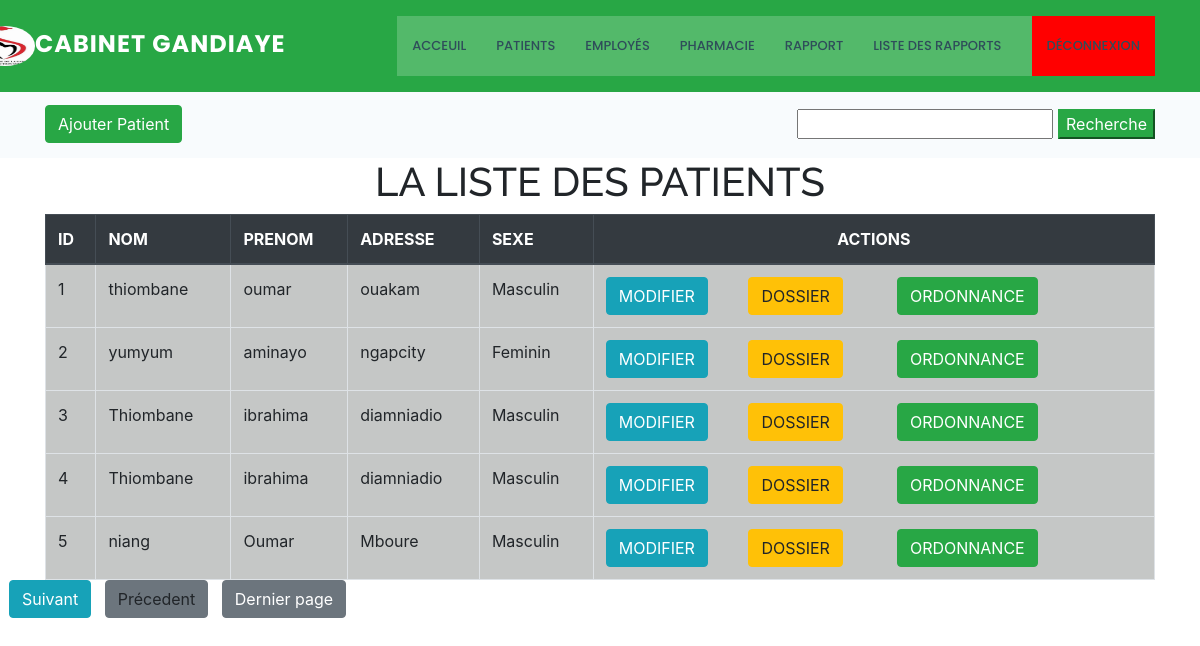
Page /inner-page.php (signed in) on the committed database.
### tables this page shows
CREATE TABLE IF NOT EXISTS `patient` (
  `matriculep` int NOT NULL AUTO_INCREMENT,
  `prenom` varchar(100) NOT NULL,
  `nom` varchar(100) NOT NULL,
  `adresse` varchar(200) NOT NULL,
  `numtel` varchar(15) NOT NULL,
  `age` varchar(15) NOT NULL,
  `sexep` varchar(50) NOT NULL,
  PRIMARY KEY (`matriculep`)
);

### inner-page.php (the view, shortened to what this page needs)
<!DOCTYPE html>
<html lang="en">
<?php include 'nav.php'; ?>
    <section class="breadcrumbs">
      <div class="container">
        <div class="d-flex justify-content-between align-items-center">
          <ol>
            <li><a class='btn btn-success float-start' href="colorlib-regform-19/ajouterpatient.php">Ajouter Patient</a>
            </li>
          </ol>
         <?php echo "<form class='form-signin' action='veryrec.php' method='POST'>
<input type='text' name='requete' class='form-header'>
<input type='submit' value='Recherche' class='btn-success'>
</form>";
 ?>
        </div>
      </div>
    </section>
    <!DOCTYPE html>
<html>
<head>
  <link rel="stylesheet" type="text/css" href="https://stackpath.bootstrapcdn.com/bootstrap/4.3.1/css/bootstrap.min.css">
  <link rel="stylesheet" type="text/css" href="https://code.jquery.com/jquery-3.3.1.slim.min.js">
  <link rel="stylesheet" type="text/css" href="https://cdnjs.cloudflare.com/ajax/libs/popper.js/1.14.7/umd/popper.min.js">
  <link rel="stylesheet" type="text/css" href="https://cdnjs.cloudflare.com/ajax/libs/popper.js/1.14.7/umd/popper.min.js">
</head>
<body>
  <div class="container">
      <h1>LA LISTE DES PATIENTS</h1>
      <table class="table table-bordered" style="width: 100%; margin:0 auto;">
        <thead class="thead-dark">
          <tr  style="width: 100px;">
            <th >ID</th>
            <th >NOM</th>
            <th >PRENOM</th>
            <th >ADRESSE</th>
            <th >SEXE</th>
            <th style="text-align: center;">ACTIONS</th>
          </tr>
        </thead>
         <tbody style="background-color: rgb(197,199,198); width: 100px;" >
  <?php
  include('connexion-db.php');
$req = 'SELECT  * FROM patient';
  $result = $conn->query($req);
  if ($result->num_rows > 0) {
    if (isset($_GET['page_no']) && $_GET['page_no']!="") {
    $page_no = $_GET['page_no'];
    } else {
        $page_no = 1;
        }
$total_records_per_page = 5;
$offset = ($page_no-1) * $total_records_per_page;
$previous_page = $page_no - 1;
$next_page = $page_no + 1;
$result_count = mysqli_query($conn,"SELECT COUNT(*) As total_records FROM patient");
    $total_records = mysqli_fetch_array($result_count);
    $total_records = $total_records['total_records'];
    $total_no_of_pages = ceil($total_records / $total_records_per_page);
    $result = mysqli_query($conn,"SELECT * FROM patient LIMIT $offset, $total_records_per_page");
        while($row = $result->fetch_assoc()) {
           echo "<tr><td>".$row["matriculep"]."</td><td>".$row["nom"]."</td><td>".$row["prenom"]."</td><td>".$row["adresse"]."</td><td>".$row["sexep"]."</td><td><a class='btn btn-info float-center'; href='colorlib-regform-19/modifierpat.php?matriculep=".$row["matriculep"]."''>MODIFIER</a>&nbsp&nbsp&nbsp&nbsp&nbsp&nbsp&nbsp&nbsp&nbsp<a class='btn btn-warning float-center' href='colorlib-regform-19/dossierpat.php?matriculep=".$row["matriculep"]."''>DOSSIER</a>&nbsp; &nbsp;&nbsp&nbsp&nbsp&nbsp&nbsp&nbsp&nbsp&nbsp&nbsp<a class='btn btn-success float-center' href='colorlib-regform-19/ordonnance.php?matriculep=".$row["matriculep"]."''>ORDONNANCE</a></td></tr></tr>";
    }
    echo "</table>";
  } else {
    echo '<p class="align-middle">La liste des patients est vide</p>';
  }
  echo '</div></div></div>';
  ?>
  <tr>
<td <?php if($page_no >= $total_no_of_pages){
echo "class='disabled'";
} ?>>
<a class='btn btn-info float-end' <?php if($page_no < $total_no_of_pages) {
echo "href='?page_no=$next_page'";
} ?>>Suivant</a>
</td>&nbsp;
<td <?php if($page_no <= 1){ echo "class='disabled'"; } ?>>
<a class='btn btn-secondary float-start' <?php if($page_no > 1){
echo "href='?page_no=$previous_page'";
} ?>>Précedent</a>
</td>&nbsp;
<?php if($page_no < $total_no_of_pages){
echo "<td><a class='btn btn-secondary float-start' href='?page_no=$total_no_of_pages'>Dernier page </a></td>";
}
?>
</tr>
</body>
</html>

### assets/css/style.css (style rules this page uses)
body { font-family: "Open Sans", sans-serif; color: #444444; }
a { color: #67b0d1; }
h1, h2, h3, h4, h5, h6 { font-family: "Raleway", sans-serif; }
section { padding: 60px 0; }
.breadcrumbs { padding: 15px 0; background-color: #f8fbfd; min-height: 40px; }
.breadcrumbs ol { display: flex; flex-wrap: wrap; list-style: none; padding: 0; margin: 0; font-size: 14px; }

### inner-page.php (style rules this page uses)
h1 { text-align: center; }

### rows in the picture
patient: matriculep "1", nom "thiombane", prenom "oumar", adresse "ouakam", sexep "Masculin"
patient: matriculep "2", nom "yumyum", prenom "aminayo", adresse "ngapcity", sexep "Feminin"
patient: matriculep "3", nom "Thiombane", prenom "ibrahima", adresse "diamniadio", sexep "Masculin"
patient: matriculep "4", nom "Thiombane", prenom "ibrahima", adresse "diamniadio", sexep "Masculin"
patient: matriculep "5", nom "niang", prenom "Oumar", adresse "Mboure", sexep "Masculin"
